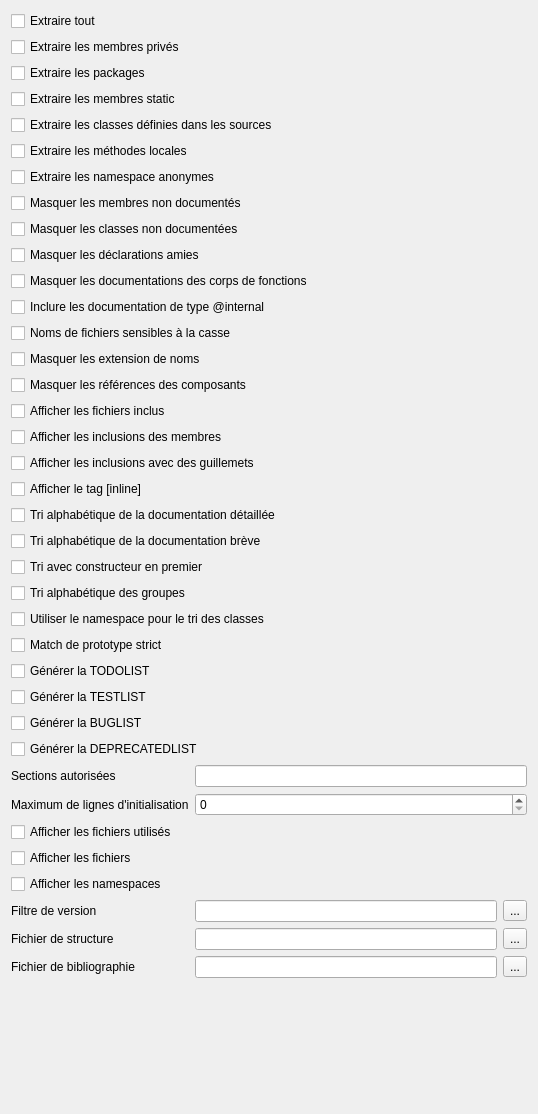
     <widget class="QWidget" name="page_buildConf">
      <property name="geometry">
       <rect>
        <x>0</x>
        <y>0</y>
        <width>538</width>
        <height>1114</height>
       </rect>
      </property>
      <property name="layoutDirection">
       <enum>Qt::LeftToRight</enum>
      </property>
      <attribute name="label">
       <string>Configuration de build</string>
      </attribute>
      <layout class="QFormLayout" name="formLayout_3">
       <item row="0" column="0" colspan="2">
        <widget class="QCheckBox" name="checkBox_extractAll">
         <property name="toolTip">
          <string>Si coché, tout sera extrait. Les
membres static et private ne seront
pas extraits sauf si spécifié.
Par défaut : non coché</string>
         </property>
         <property name="statusTip">
          <string>EXTRACT_ALL</string>
         </property>
         <property name="text">
          <string>Extraire tout</string>
         </property>
        </widget>
       </item>
       <item row="1" column="0" colspan="2">
        <widget class="QCheckBox" name="checkBox_extractPrivate">
         <property name="toolTip">
          <string>Si coché, les membres privés seront
extraits.
Par défaut : non cochés</string>
         </property>
         <property name="statusTip">
          <string>EXTRACT_PRIVATE</string>
         </property>
         <property name="text">
          <string>Extraire les membres privés</string>
         </property>
        </widget>
       </item>
       <item row="2" column="0" colspan="2">
        <widget class="QCheckBox" name="checkBox_extractPackage">
         <property name="toolTip">
          <string>Si coché, les membres avec inline ou
package seront inclus.
Par défaut : non coché</string>
         </property>
         <property name="statusTip">
          <string>EXTRACT_PACKAGE</string>
         </property>
         <property name="text">
          <string>Extraire les packages</string>
         </property>
        </widget>
       </item>
       <item row="3" column="0" colspan="2">
        <widget class="QCheckBox" name="checkBox_extractStatic">
         <property name="toolTip">
          <string>Si coché, tous les membres static
seront extraits.
Par défaut : non coché</string>
         </property>
         <property name="statusTip">
          <string>EXTRACT_STATIC</string>
         </property>
         <property name="text">
          <string>Extraire les membres static</string>
         </property>
        </widget>
       </item>
       <item row="4" column="0" colspan="2">
        <widget class="QCheckBox" name="checkBox_extractLocalClasses">
         <property name="toolTip">
          <string>Si non coché, seules les classes ou
structures définies dans les headers
seront inclus.
Par défaut : coché</string>
         </property>
         <property name="statusTip">
          <string>EXTRACT_LOCAL_CLASSES</string>
         </property>
         <property name="text">
          <string>Extraire les classes définies dans les sources</string>
         </property>
        </widget>
       </item>
       <item row="5" column="0" colspan="2">
        <widget class="QCheckBox" name="checkBox_extractLocalMethods">
         <property name="toolTip">
          <string>Utile seulement pour Objective-C.
Si coché, les méthodes définies dans
la section implémentation mais pas
dans l'interface seront inclus.
Par défaut : non coché</string>
         </property>
         <property name="statusTip">
          <string>EXTRACT_LOCAL_METHODS</string>
         </property>
         <property name="text">
          <string>Extraire les méthodes locales</string>
         </property>
        </widget>
       </item>
       <item row="6" column="0" colspan="2">
        <widget class="QCheckBox" name="checkBox_extractAnonNspaces">
         <property name="toolTip">
          <string>Si coché, extrait les namespace sans
nom avec leur nom de fichier.
Par défaut : non coché</string>
         </property>
         <property name="statusTip">
          <string>EXTRACT_ANON_NSPACES</string>
         </property>
         <property name="text">
          <string>Extraire les namespace anonymes</string>
         </property>
        </widget>
       </item>
       <item row="7" column="0" colspan="2">
        <widget class="QCheckBox" name="checkBox_hideUndocMembers">
         <property name="toolTip">
          <string>Si coché, les membres non
documentés seront masqués.
Inutile si EXTRACT_ALL est coché.
Par défaut : non coché</string>
         </property>
         <property name="statusTip">
          <string>HIDE_UNDOC_MEMBERS</string>
         </property>
         <property name="text">
          <string>Masquer les membres non documentés</string>
         </property>
        </widget>
       </item>
       <item row="8" column="0" colspan="2">
        <widget class="QCheckBox" name="checkBox_hideUndocClasses">
         <property name="toolTip">
          <string>Si coché, les classes non
documentés seront masqués.
Inutile si EXTRACT_ALL est coché.
Par défaut : non coché</string>
         </property>
         <property name="statusTip">
          <string>HIDE_UNDOC_CLASSES</string>
         </property>
         <property name="text">
          <string>Masquer les classes non documentées</string>
         </property>
        </widget>
       </item>
       <item row="9" column="0" colspan="2">
        <widget class="QCheckBox" name="checkBox_hideFriendCompounds">
         <property name="toolTip">
          <string>Si coché, les déclarations amies
seront masquées.
Par défaut : non coché</string>
         </property>
         <property name="statusTip">
          <string>HIDE_FRIEND_COMPOUNDS</string>
         </property>
         <property name="text">
          <string>Masquer les déclarations amies</string>
         </property>
        </widget>
       </item>
       <item row="10" column="0" colspan="2">
        <widget class="QCheckBox" name="checkBox_hideInBodyDocs">
         <property name="toolTip">
          <string>Si coché, les blocs de
documentations présent dans les
corps des fonctions seront masqués.
Par défaut : non coché</string>
         </property>
         <property name="statusTip">
          <string>HIDE_IN_BODY_DOCS</string>
         </property>
         <property name="text">
          <string>Masquer les documentations des corps de fonctions</string>
         </property>
        </widget>
       </item>
       <item row="11" column="0" colspan="2">
        <widget class="QCheckBox" name="checkBox_internalDocs">
         <property name="toolTip">
          <string>Si coché, les documentations
présentes après le tag @internal
seront ajoutées.
Par défaut : non coché</string>
         </property>
         <property name="statusTip">
          <string>INTERNAL_DOCS</string>
         </property>
         <property name="text">
          <string>Inclure les documentation de type @internal</string>
         </property>
        </widget>
       </item>
       <item row="12" column="0" colspan="2">
        <widget class="QCheckBox" name="checkBox_caseSenseNames">
         <property name="toolTip">
          <string>Si coché, permet de générer des
fichiers avec des majuscules dans
leur nom. Ceci est déconseillé sous
Mac ou Windows.
Par défaut : coché</string>
         </property>
         <property name="statusTip">
          <string>CASE_SENSE_NAMES</string>
         </property>
         <property name="text">
          <string>Noms de fichiers sensibles à la casse</string>
         </property>
        </widget>
       </item>
       <item row="13" column="0" colspan="2">
        <widget class="QCheckBox" name="checkBox_hideScopeNames">
         <property name="toolTip">
          <string>Si non coché, le nom complets des
membres de classes sera affiché.
Par défaut : non coché</string>
         </property>
         <property name="statusTip">
          <string>HIDE_SCOPE_NAMES</string>
         </property>
         <property name="text">
          <string>Masquer les extension de noms</string>
         </property>
        </widget>
       </item>
       <item row="14" column="0" colspan="2">
        <widget class="QCheckBox" name="checkBox_hideCompoundReference">
         <property name="toolTip">
          <string>Si non coché, Doxygen ajoutera du
texte additionnel dans les titres de
pages (comme une référence de
classe).
Par défaut : non coché</string>
         </property>
         <property name="statusTip">
          <string>HIDE_COMPOUND_REFERENCE</string>
         </property>
         <property name="text">
          <string>Masquer les références des composants</string>
         </property>
        </widget>
       </item>
       <item row="15" column="0" colspan="2">
        <widget class="QCheckBox" name="checkBox_showIncludeFiles">
         <property name="toolTip">
          <string>Si coché, une listes des fichiers
inclus dans la documentations des
fichiers.
Par défaut : coché</string>
         </property>
         <property name="statusTip">
          <string>SHOW_INCLUDE_FILES</string>
         </property>
         <property name="text">
          <string>Afficher les fichiers inclus</string>
         </property>
        </widget>
       </item>
       <item row="16" column="0" colspan="2">
        <widget class="QCheckBox" name="checkBox_showGroupedMembInc">
         <property name="toolTip">
          <string>Si coché, affiche les fichiers à inclure
pour chaque membre documenté.
Par défaut : non coché</string>
         </property>
         <property name="statusTip">
          <string>SHOW_GROUPED_MEMB_INC</string>
         </property>
         <property name="text">
          <string>Afficher les inclusions des membres</string>
         </property>
        </widget>
       </item>
       <item row="17" column="0" colspan="2">
        <widget class="QCheckBox" name="checkBox_forceLocalIncludes">
         <property name="toolTip">
          <string>Si coché, force l'affichage des
fichiers inclus entre guillemets et
non entre chevrons.
Par défaut : non coché</string>
         </property>
         <property name="statusTip">
          <string>FORCE_LOCAL_INCLUDES</string>
         </property>
         <property name="text">
          <string>Afficher les inclusions avec des guillemets</string>
         </property>
        </widget>
       </item>
       <item row="18" column="0" colspan="2">
        <widget class="QCheckBox" name="checkBox_inlineInfo">
         <property name="toolTip">
          <string>Si coché, affiche le tag [inline] dans
la documentation pour les membres
décrit avec ce tag.
Par défaut : coché</string>
         </property>
         <property name="statusTip">
          <string>INLINE_INFO</string>
         </property>
         <property name="text">
          <string>Afficher le tag [inline]</string>
         </property>
        </widget>
       </item>
       <item row="19" column="0" colspan="2">
        <widget class="QCheckBox" name="checkBox_sortMemberDocs">
         <property name="toolTip">
          <string>Si coché, liste les membres et leur
documentation détaillée dans
l'ordre alphabétique. Sinon, la liste
est faite dans l'ordre de déclaration.
Par défaut : coché</string>
         </property>
         <property name="statusTip">
          <string>SORT_MEMBER_DOCS</string>
         </property>
         <property name="text">
          <string>Tri alphabétique de la documentation détaillée</string>
         </property>
        </widget>
       </item>
       <item row="20" column="0" colspan="2">
        <widget class="QCheckBox" name="checkBox_sortBriefDocs">
         <property name="toolTip">
          <string>Si coché, liste les membres et leur
documentation brève dans l'ordre
alphabétique. Sinon, la liste est faite
dans l'ordre de déclaration.
Par défaut : non coché</string>
         </property>
         <property name="statusTip">
          <string>SORT_BRIEF_DOCS</string>
         </property>
         <property name="text">
          <string>Tri alphabétique de la documentation brève</string>
         </property>
        </widget>
       </item>
       <item row="21" column="0" colspan="2">
        <widget class="QCheckBox" name="checkBox_sortMembersCtors1st">
         <property name="toolTip">
          <string>Si coché, les tris de documentation
brève et détaillée (si actifs) place le
constructeur et le destructeur de
classe een premier.
Par défaut : non coché</string>
         </property>
         <property name="statusTip">
          <string>SORT_MEMBERS_CTORS_1ST</string>
         </property>
         <property name="text">
          <string>Tri avec constructeur en premier</string>
         </property>
        </widget>
       </item>
       <item row="22" column="0" colspan="2">
        <widget class="QCheckBox" name="checkBox_sortGroupNames">
         <property name="toolTip">
          <string>Si coché, les groupes sont triés dans
l'ordre alphabétique.
Par défaut : non coché</string>
         </property>
         <property name="statusTip">
          <string>SORT_GROUP_NAMES</string>
         </property>
         <property name="text">
          <string>Tri alphabétique des groupes</string>
         </property>
        </widget>
       </item>
       <item row="23" column="0" colspan="2">
        <widget class="QCheckBox" name="checkBox_sortByScopeName">
         <property name="toolTip">
          <string>Si coché, utilise le namespace pour
trier les classes.
Par défaut : non coché</string>
         </property>
         <property name="statusTip">
          <string>SORT_BY_SCOPE_NAME</string>
         </property>
         <property name="text">
          <string>Utiliser le namespace pour le tri des classes</string>
         </property>
        </widget>
       </item>
       <item row="24" column="0" colspan="2">
        <widget class="QCheckBox" name="checkBox_strictProtoMatching">
         <property name="toolTip">
          <string>Si coché, Doxygen soulevera une
erreur si il ne peut résoudre tous les
types des paramètres entre la
définition et l'implémentation.
Par défaut : non coché</string>
         </property>
         <property name="statusTip">
          <string>STRICT_PROTO_MATCHING</string>
         </property>
         <property name="text">
          <string>Match de prototype strict</string>
         </property>
        </widget>
       </item>
       <item row="25" column="0" colspan="2">
        <widget class="QCheckBox" name="checkBox_generateTodolist">
         <property name="toolTip">
          <string>Si coché, génère la todolist avec les
tags @todo de la documentation.
Par défaut : coché</string>
         </property>
         <property name="statusTip">
          <string>GENERATE_TODOLIST</string>
         </property>
         <property name="text">
          <string>Générer la TODOLIST</string>
         </property>
        </widget>
       </item>
       <item row="26" column="0" colspan="2">
        <widget class="QCheckBox" name="checkBox_generateTestlist">
         <property name="toolTip">
          <string>Si coché, génère la testlist avec les
tags @test de la documentation.
Par défaut : coché</string>
         </property>
         <property name="statusTip">
          <string>GENERATE_TESTLIST</string>
         </property>
         <property name="text">
          <string>Générer la TESTLIST</string>
         </property>
        </widget>
       </item>
       <item row="27" column="0" colspan="2">
        <widget class="QCheckBox" name="checkBox_generateBuglist">
         <property name="toolTip">
          <string>Si coché, génère la buglist avec les
tags @bug de la documentation.
Par défaut : coché</string>
         </property>
         <property name="statusTip">
          <string>GENERATE_BUGLIST</string>
         </property>
         <property name="text">
          <string>Générer la BUGLIST</string>
         </property>
        </widget>
       </item>
       <item row="28" column="0" colspan="2">
        <widget class="QCheckBox" name="checkBox_generateDeprecatedlist">
         <property name="toolTip">
          <string>Si coché, génère la deprecatedlist
avec les tags @bug de la
documentation.
Par défaut : coché</string>
         </property>
         <property name="statusTip">
          <string>GENERATE_DEPRECATEDLIST</string>
         </property>
         <property name="text">
          <string>Générer la DEPRECATEDLIST</string>
         </property>
        </widget>
       </item>
       <item row="29" column="0">
        <widget class="QLabel" name="label_enabledSections">
         <property name="toolTip">
          <string>Ajoute ces sections comme vraies
lors de tests conditionnels avec les
tags @if ou @cond.</string>
         </property>
         <property name="statusTip">
          <string>ENABLED_SECTIONS</string>
         </property>
         <property name="text">
          <string>Sections autorisées</string>
         </property>
        </widget>
       </item>
       <item row="29" column="1">
        <widget class="QLineEdit" name="lineEdit_enabledSetions">
         <property name="statusTip">
          <string>ENABLED_SECTIONS</string>
         </property>
        </widget>
       </item>
       <item row="30" column="0">
        <widget class="QLabel" name="label_maxInitializerLines">
         <property name="toolTip">
          <string>Indique le nombre maximum de
lignes que peut avoir la valeur
initiale d'une macro/définition pour
qu'elle apparaisse dans la
documentation (entre 0 et 10000).
Par défaut : 30</string>
         </property>
         <property name="statusTip">
          <string>MAX_INITIALIZER_LINES</string>
         </property>
         <property name="text">
          <string>Maximum de lignes d'initialisation</string>
         </property>
        </widget>
       </item>
       <item row="30" column="1">
        <widget class="QSpinBox" name="spinBox_maxInitializerLines">
         <property name="statusTip">
          <string>MAX_INITIALIZER_LINES</string>
         </property>
         <property name="maximum">
          <number>10000</number>
         </property>
        </widget>
       </item>
       <item row="32" column="0" colspan="2">
        <widget class="QCheckBox" name="checkBox_showUsedFiles">
         <property name="toolTip">
          <string>Si coché, affiche en fin de page de
documentation les fichiers utilisés
pour générer la documentation.
Par défaut : coché</string>
         </property>
         <property name="statusTip">
          <string>SHOW_USED_FILES</string>
         </property>
         <property name="text">
          <string>Afficher les fichiers utilisés</string>
         </property>
        </widget>
       </item>
       <item row="33" column="0" colspan="2">
        <widget class="QCheckBox" name="checkBox_showFiles">
         <property name="toolTip">
          <string>Si coché, génère la documentation
des fichiers et ajoute leur entrée
dans l'index de recherche.
Par défaut : coché</string>
         </property>
         <property name="statusTip">
          <string>SHOW_FILES</string>
         </property>
         <property name="text">
          <string>Afficher les fichiers</string>
         </property>
        </widget>
       </item>
       <item row="34" column="0" colspan="2">
        <widget class="QCheckBox" name="checkBox_showNamespaces">
         <property name="toolTip">
          <string>Si coché, génère la documentation
des namespace et ajoute leur entrée
dans l'index de recherche.
Par défaut : coché</string>
         </property>
         <property name="statusTip">
          <string>SHOW_NAMESPACES</string>
         </property>
         <property name="text">
          <string>Afficher les namespaces</string>
         </property>
        </widget>
       </item>
       <item row="36" column="0">
        <widget class="QLabel" name="label_fileVersionFilter">
         <property name="toolTip">
          <string>Spécifie un programme ou script
pour obtenir la version des fichiers à
documenter.</string>
         </property>
         <property name="statusTip">
          <string>FILE_VERSION_FILTER</string>
         </property>
         <property name="text">
          <string>Filtre de version</string>
         </property>
        </widget>
       </item>
       <item row="37" column="0">
        <widget class="QLabel" name="label_layoutFile">
         <property name="toolTip">
          <string>Utilise un fichier de structure
spécifique pour la documentation.
Si un fichier DoxygenLayout.xml est
présent à la racine, il sera utilisé
automatiquement.</string>
         </property>
         <property name="statusTip">
          <string>LAYOUT_FILE</string>
         </property>
         <property name="text">
          <string>Fichier de structure</string>
         </property>
        </widget>
       </item>
       <item row="37" column="1">
        <layout class="QHBoxLayout" name="horizontalLayout_5">
         <item>
          <widget class="QLineEdit" name="lineEdit_layoutFile">
           <property name="statusTip">
            <string>LAYOUT_FILE</string>
           </property>
          </widget>
         </item>
         <item>
          <widget class="QToolButton" name="toolButton_layoutFile">
           <property name="statusTip">
            <string>LAYOUT_FILE</string>
           </property>
           <property name="text">
            <string>...</string>
           </property>
          </widget>
         </item>
        </layout>
       </item>
       <item row="36" column="1">
        <layout class="QHBoxLayout" name="horizontalLayout_6">
         <item>
          <widget class="QLineEdit" name="lineEdit_fileVersionFilter">
           <property name="statusTip">
            <string>FILE_VERSION_FILTER</string>
           </property>
          </widget>
         </item>
         <item>
          <widget class="QToolButton" name="toolButton_fileVersionFilter">
           <property name="statusTip">
            <string>FILE_VERSION_FILTER</string>
           </property>
           <property name="text">
            <string>...</string>
           </property>
          </widget>
         </item>
        </layout>
       </item>
       <item row="38" column="0">
        <widget class="QLabel" name="label_citeBibFiles">
         <property name="toolTip">
          <string>Permet d'utiliser un fichier de
bibliographie et de faire des
citations avec le tag @cite.</string>
         </property>
         <property name="statusTip">
          <string>CITE_BIB_FILES</string>
         </property>
         <property name="text">
          <string>Fichier de bibliographie</string>
         </property>
        </widget>
       </item>
       <item row="38" column="1">
        <layout class="QHBoxLayout" name="horizontalLayout_7">
         <item>
          <widget class="QLineEdit" name="lineEdit_citeBibFiles">
           <property name="statusTip">
            <string>CITE_BIB_FILES</string>
           </property>
          </widget>
         </item>
         <item>
          <widget class="QToolButton" name="toolButton_citeBibFiles">
           <property name="statusTip">
            <string>CITE_BIB_FILES</string>
           </property>
           <property name="text">
            <string>...</string>
           </property>
          </widget>
         </item>
        </layout>
       </item>
      </layout>
     </widget>
